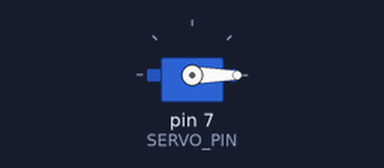
This sketch was run on a simulated Arduino Uno, built with avr-gcc and run on an emulated ATmega328P. Shown: servo.

Above: at 0.05 s.
At 6.0 s:
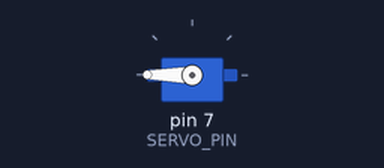
Timing chart, 0 to 7.8 s (numbered marks = the images above):
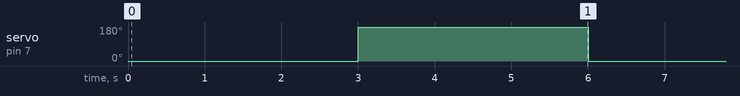

Measured:
- by itself, servo on pin 7 (SERVO_PIN): alternates 180° for 3.0 s and 0° for 3.0 s

The sketch:

Servo.ino
```cpp
#include <Servo.h>


const int SERVO_PIN = 7;

Servo myservo;  // create servo object to control a servo


void setup() {
  myservo.attach(SERVO_PIN);  // attaches the servo pin to the servo object
  Serial.begin(9600);
}

void loop() {
  myservo.write(0);   //Set servo's position to 0 degree
  delay(3000);
  myservo.write(180);
  delay(3000);
}
```
